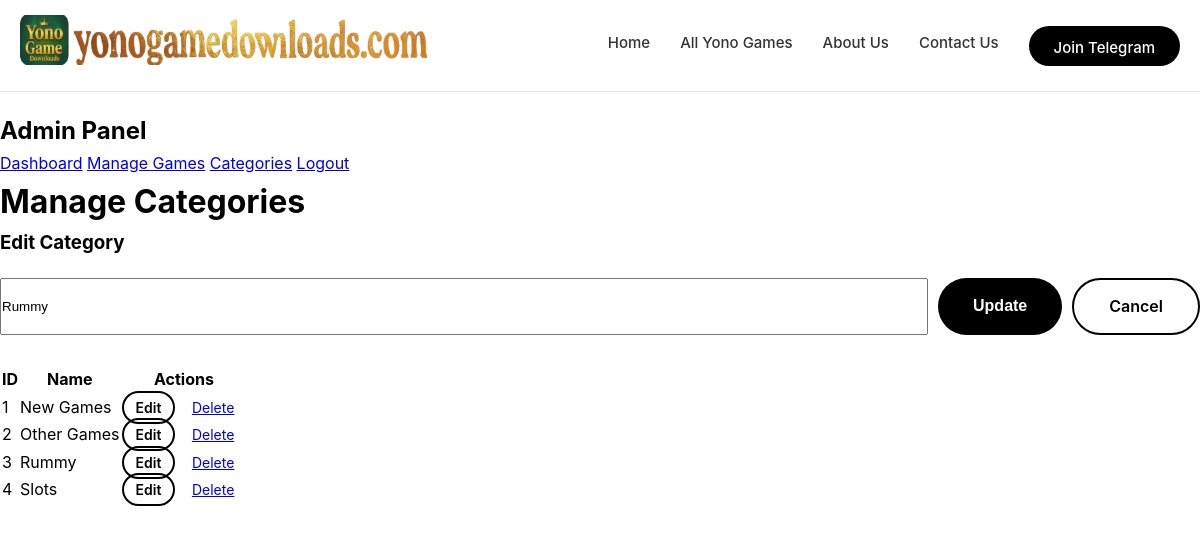
The app's page /admin/pages/categories.php?edit=3 (signed in) with its own data.
### tables this page shows
CREATE TABLE IF NOT EXISTS categories (
    id INT AUTO_INCREMENT PRIMARY KEY,
    name VARCHAR(100) NOT NULL,
    slug VARCHAR(100) NOT NULL UNIQUE,
    meta_title VARCHAR(255),
    meta_description TEXT,
    created_at TIMESTAMP DEFAULT CURRENT_TIMESTAMP
);

### includes/functions.php (called while the page is built, shortened)
<?php
require_once 'db.php';
function getCategories() {
    global $pdo;
    $stmt = $pdo->query("SELECT * FROM categories ORDER BY id");
    return $stmt->fetchAll();
}
?>

### admin/pages/categories.php (the view, shortened to what this page needs)
<?php
require_once '../../includes/db.php';
require_once '../../includes/functions.php';
$editingCategory = null;
if (isset($_GET['edit']) && is_numeric($_GET['edit'])) {
    $stmt = $pdo->prepare("SELECT * FROM categories WHERE id = :id");
    $stmt->execute([':id' => $_GET['edit']]);
    $editingCategory = $stmt->fetch();
}
$categories = getCategories();
require_once '../includes/header.php';
?>
<div class="admin-container">
    <div class="admin-sidebar">
        <h2>Admin Panel</h2>
        <a href="dashboard.php">Dashboard</a>
        <a href="games.php">Manage Games</a>
        <a href="categories.php" class="active">Categories</a>
        <a href="logout.php">Logout</a>
    </div>
    <div class="admin-content">
        <div class="admin-header">
            <h1>Manage Categories</h1>
        </div>
        <div class="card" style="margin-bottom:30px;">
            <h3 style="margin-bottom:20px;"><?php echo $editingCategory ? 'Edit Category' : 'Add New Category'; ?></h3>
            <form method="POST" style="display:flex;gap:10px;flex-wrap:wrap;">
                <input type="text" name="name" placeholder="Category Name" style="flex:1;min-width:200px;" value="<?php echo $editingCategory ? htmlspecialchars($editingCategory['name']) : ''; ?>" required>
                <button type="submit" name="<?php echo $editingCategory ? 'edit_category' : 'add_category'; ?>" class="btn btn-primary">
                    <?php echo $editingCategory ? 'Update' : 'Add'; ?>
                </button>
                <?php if ($editingCategory): ?>
                    <a href="categories.php" class="btn btn-secondary">Cancel</a>
                <?php endif; ?>
            </form>
        </div>
        <div class="table-container">
            <table>
                <thead>
                    <tr>
                        <th>ID</th>
                        <th>Name</th>
                        <th>Actions</th>
                    </tr>
                </thead>
                <tbody>
                    <?php foreach($categories as $cat): ?>
                    <tr>
                        <td><?php echo $cat['id']; ?></td>
                        <td><?php echo htmlspecialchars($cat['name']); ?></td>
                        <td>
                            <a href="categories.php?edit=<?php echo $cat['id']; ?>" class="btn btn-secondary" style="padding:6px 12px;font-size:14px;">Edit</a>
                            <a href="categories.php?delete=<?php echo $cat['id']; ?>" class="btn btn-danger" style="padding:6px 12px;font-size:14px;" onclick="return confirm('Are you sure?')">Delete</a>
                        </td>
                    </tr>
                    <?php endforeach; ?>
                </tbody>
            </table>
        </div>
    </div>
</div>
<?php require_once '../includes/footer.php'; ?>

### assets/css/style.css (style rules this page uses)
* { margin: 0; padding: 0; box-sizing: border-box; }
:root { --white: #FFFFFF; --black: #000000; --light-gray: #F5F5F5; --gray: #E5E5E5; --dark-gray: #333333; --text-gray: #666666; }
body { font-family: -apple-system, BlinkMacSystemFont, 'Segoe UI', Roboto, Oxygen, Ubuntu, Cantarell, sans-serif; background-color: var(--white); color: var(--black); line-height: 1.6; }
.btn-primary { background: var(--black); color: var(--white); padding: 14px 35px; border-radius: 50px; font-size: 16px; font-weight: 600; text-decoration: none; border: none; cursor: pointer; transition: all 0.3s ease; }
.btn-secondary { background: transparent; color: var(--black); padding: 14px 35px; border-radius: 50px; font-size: 16px; font-weight: 600; text-decoration: none; border: 2px solid var(--black); cursor: pointer; transition: all 0.3s ease; }

### records on screen
categories: name "Rummy", id "3"
categories: id "1", name "New Games"
categories: id "2", name "Other Games"
categories: id "4", name "Slots"
